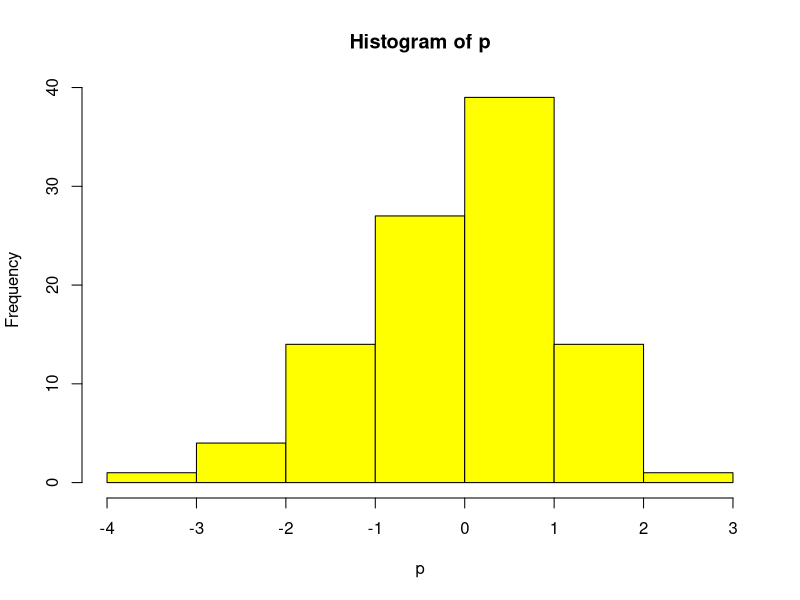
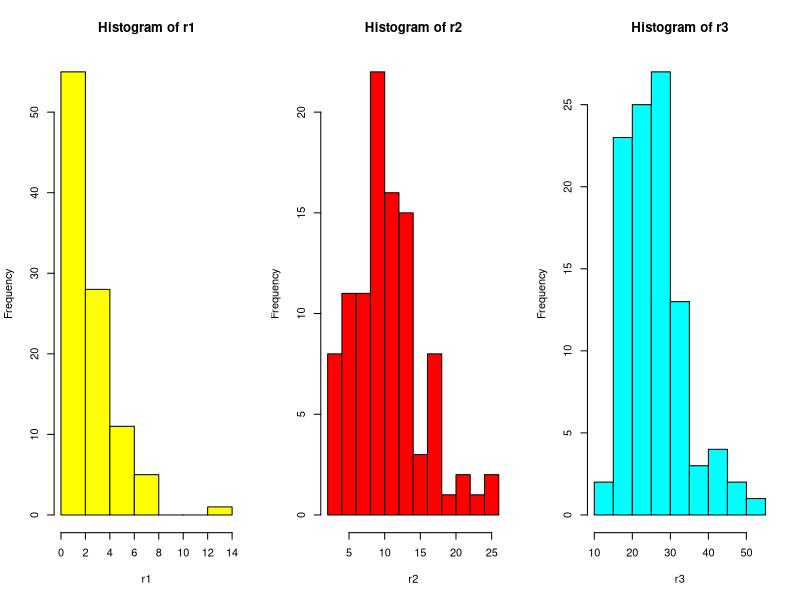
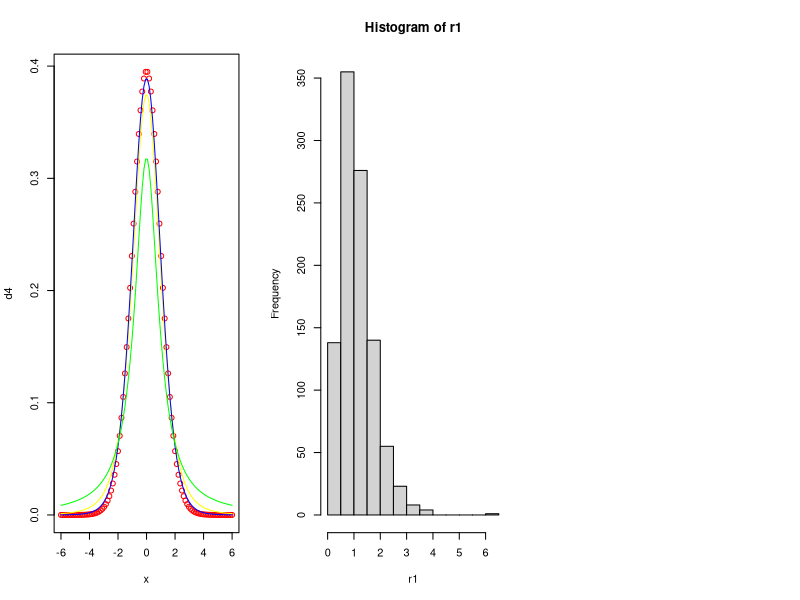

Recreate these plots in R, in order.
# (1) Use the rt(n, df) function in r to investigate the t-distribution for n = 100 and df = n − 1 and plot
# the histogram for the same.

n <- 100
df <- n-1
p <- rt(n,df)
print(p)
hist(p, col = "yellow")

# (2) Use the rchisq(n, df) function in r to investigate the chi-square distribution with n = 100 and
# df = 2, 10, 25.

n <- 100
df <- c(2,10,25)
r1 <- rchisq(n,df[1])
r2 <- rchisq(n,df[2])
r3 <- rchisq(n,df[3])
par(mfrow=c(1,3))
hist(r1, col ="yellow")
hist(r2, col ="red")
hist(r3, col ="cyan")

# (3) Generate a vector of 100 values between -6 and 6. Use the dt() function in r to find the values of a
# t-distribution given a random variable x and degrees of freedom 1,4,10,30. Using these values plot
# the density function for students t-distribution with degrees of freedom 30. Also shows a comparison
# of probability density functions having different degrees of freedom (1,4,10,30).

x <- seq(-6, 6, length = 100)
d1 <- dt(x,1)
d2 <- dt(x,4)
d3 <- dt(x,10)
d4 <- dt(x,30)

plot(x,d4,col="red")
lines(x,d2,col="yellow")
lines(x,d3,col="blue")
lines(x,d1,col="green")


# (4) Write a r-code
# (i) To find the 95th percentile of the F-distribution with (10, 20) degrees of freedom.
# (ii) To calculate the area under the curve for the interval [0, 1.5] and the interval [1.5, +∞) of
# a F-curve with v1 = 10 and v2 = 20 (USE pf()).
# (iii) To calculate the quantile for a given area (= probability) under the curve for a F-curve
# with v1 = 10 and v2 = 20 that corresponds to q = 0.25, 0.5, 0.75 and 0.999. (use the qf())
# (iv) To generate 1000 random values from the F-distribution with v1 = 10 and v2 = 20 (use
# rf())and plot a histogram.

f1 <- qf(0.95,10,20) #(i)
print(f1)

p1 <- pf(1.5, 10, 20) #(ii)
print(p1)
p2 <- 1-p1 #method1
print(p2) 
p2 <- pf(1.5, 10, 20, lower.tail = FALSE) #method2
print(p2)

f5 <- qf(c(0.25,0.5,0.75), 10, 20) #(iii)
print(f5)

r1 <- rf(1000,10,20) #(iv)
hist(r1)